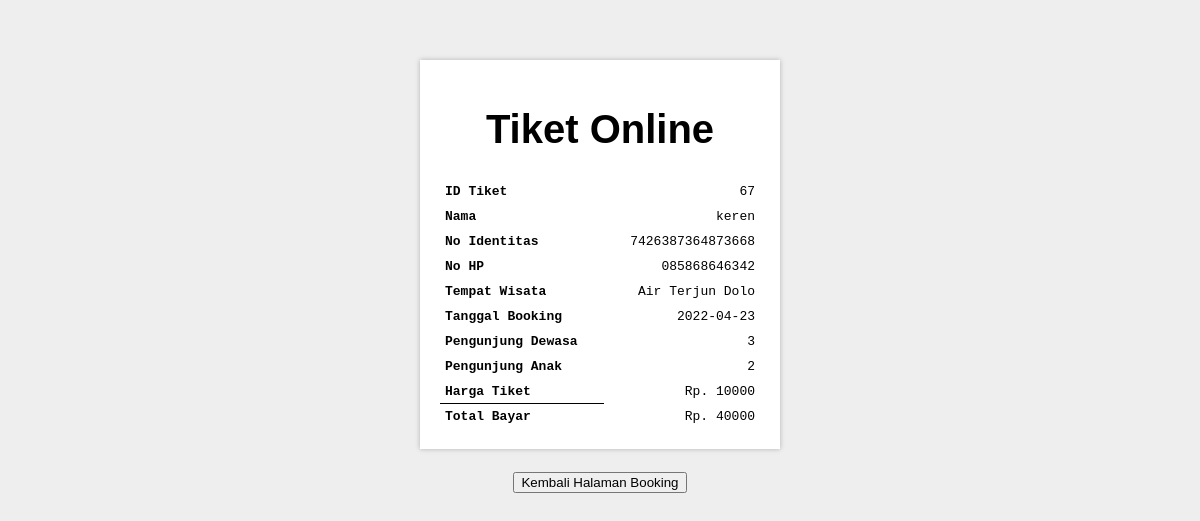
Screenshot of /tiket.php with the database file from the repository.
### tables this page shows
CREATE TABLE `beli` (
  `id_beli` int(11) NOT NULL,
  `nama` varchar(255) NOT NULL,
  `noid` varchar(16) DEFAULT NULL,
  `nohp` varchar(15) DEFAULT NULL,
  `tmpwisata` varchar(255) NOT NULL,
  `tgl` date DEFAULT NULL,
  `pdewasa` int(11) DEFAULT NULL,
  `panak` int(11) DEFAULT NULL,
  `total` int(255) DEFAULT NULL
);

### tiket.php (the view, shortened to what this page needs)
<?php
include('koneksi.php');
?>
<html>
<head>
      <?php
        $sql = "SELECT * FROM beli WHERE id_beli IN (SELECT MAX(id_beli) FROM beli)";
        $query = mysqli_query($kon, $sql) or die("Database Anda Salah");
        while ($data = mysqli_fetch_array($query)) {
        ?>
        <tr>
        <div id="register">
        <div id="ticket">
        <h1>Tiket Online</h1>
              <table>
                <tr>
                <th>ID Tiket</th>
                <td><?= $data['id_beli'] ?></td>
                  </tr>
                  <tr>
                  <th>Nama</th>
                    <td><?= $data['nama'] ?></td>
                  </tr>
                  <tr>
                    <th>No Identitas</th>
                    <td><?= $data['noid'] ?></td>
                  </tr>
                  <tr>
                    <th>No HP</th>
                    <td><?= $data['nohp'] ?></td>
                  </tr>
                  <tr>
                    <th>Tempat Wisata</th>
                    <td><?= $data['tmpwisata'] ?></td>
                  </tr>
                  <tr>
                    <th>Tanggal Booking</th>
                    <td><?= $data['tgl'] ?></td>
                    </tr>
                    <tr>
                      <th>Pengunjung Dewasa</th>
                      <td><?= $data['pdewasa'] ?></td>
                    </tr>
                    <tr>
                      <th>Pengunjung Anak</th>
                      <td><?= $data['panak'] ?></td>
                    </tr>
                    <tr>
                      <th>Harga Tiket</th>
                      <td>Rp. 10000</td>
                    </tr><tr>
                  <tfoot>
                    <tr>
                    <th>Total Bayar</th>
                    <td>Rp. <?= $data['total'] ?></td>
                    </tr>
                  </body>
              </table>
            </div>
        </div>
  <?php } ?>
  <br>
  <center><input type=button onClick="location.href='booking.php'"value='Kembali Halaman Booking'></center>
</head>
</html>

### tiket.php (style rules this page uses)
#register { width: 20em; margin: auto; }
#ticket { background: white; margin: 0 1em; padding: 1em; box-shadow: 0 0 5px rgba(0,0,0,.25); }
#ticket h1 { text-align: center; }
#ticket table { font-family: monospace; width: 100%; border-collapse: collapse; }
#ticket td, #ticket th { padding: 5px; }
#ticket th { text-align: left; }
#ticket td, #ticket #total { text-align: right; }
#ticket tfoot th { border-top: 1px solid black; }

### rows the page displays
beli: id_beli "67", nama "keren", noid "7426387364873668", nohp "085868646342", tmpwisata "Air Terjun Dolo", tgl "2022-04-23", pdewasa "3", panak "2", total "40000"
